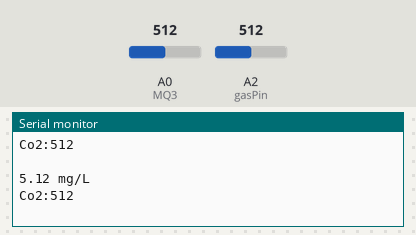
A sketch run on a simulated Arduino Uno, built with avr-gcc and run on an emulated ATmega328P. On the bench: the last lines printed to the serial monitor. Inputs (shaded band) come from the test bench; at power-on: A0 (MQ3) = 512, A2 (gasPin) = 512.

Above: at 1.3 s.
1.4 s: A0 (MQ3) set to 716
At 1.82 s:
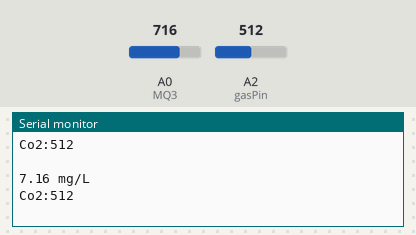
2.9 s: A2 (gasPin) set to 716
At 3.32 s:
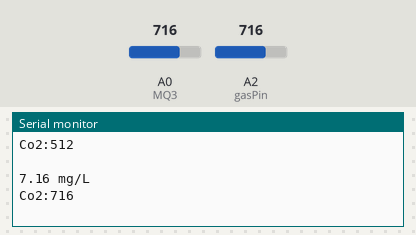
4.4 s: A0 (MQ3) set to 900
At 4.82 s:
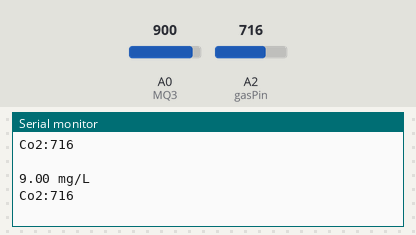
5.9 s: A2 (gasPin) set to 900
At 6.33 s:
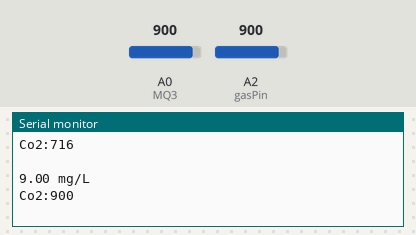
Timing chart, 0 to 8.4 s (numbered marks = the images above; inputs shaded):
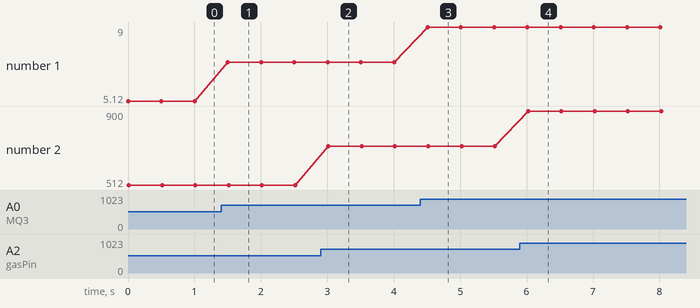

Measured:
- after the input at 1.4 s, the serial monitor: prints a new line after 0.10 s (image 1)
- after the input at 2.9 s, the serial monitor: prints a new line after 0.12 s (image 2)
- after the input at 4.4 s, the serial monitor: prints a new line after 0.11 s (image 3)
- after the input at 5.9 s, the serial monitor: prints a new line after 0.12 s (image 4)
- plotted number 1: 5.12 → 7.16 after the input at 1.4 s, 7.16 → 9 after the input at 4.4 s
- plotted number 2: 512 → 716 after the input at 2.9 s, 716 → 900 after the input at 5.9 s

The sketch:

CO2_Alcool.ino
```cpp
//Alcohol Detector
/*Detecting concentration
scope：
 0.05mg/L—10mg/L
 Alcohol
*/
const int MQ3=0;
double value;

/* Testing MQ-2 GAS sensor with serial monitor
   Suitable for detecting of LPG, i-butane, propane, methane ,alcohol, Hydrogen or smoke
   More info: http://www.ardumotive.com/how-to-use-mq2-gas-sensor-en.html
   Dev: Michalis Vasilakis // Date: 11/6/2015 // www.ardumotive.com                     */

const int gasPin = A2; //GAS sensor output pin to Arduino analog A0 pin

void setup()
{
  Serial.begin(9600);//Initialize serial port - 9600 bps
  pinMode(MQ3, INPUT);
}

void loop()
{
  value= analogRead(MQ3);
  value=value/100;
  Serial.print(value);
  Serial.println(" mg/L");


  Serial.print("Co2:");
  Serial.println(analogRead(gasPin));

  Serial.println(" ");


  delay(500); // Print value every 1 sec.
}
```
